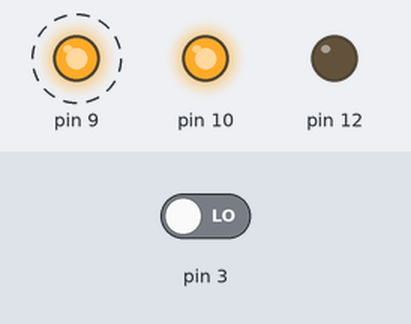
Simulated run of this sketch. Board: Arduino Uno, built with avr-gcc and run on an emulated ATmega328P. Shown: output pins drawn as LEDs (lit = HIGH). Dashed ring = blinking. The test bench sets the inputs (shaded band); at power-on: pin 3 LOW.

Above: at 4.8 s.
4.9 s: pin 3 driven HIGH
At 5.8 s:
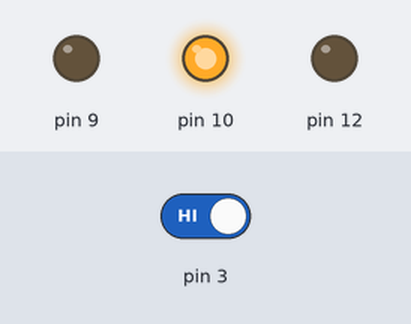
At 6.6 s:
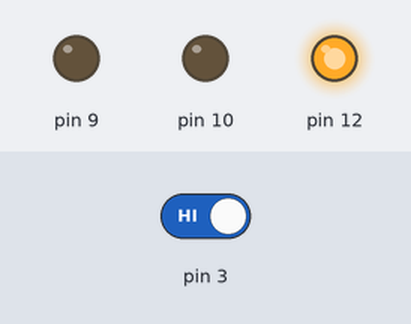
7.6 s: pin 3 driven LOW
At 11.6 s:
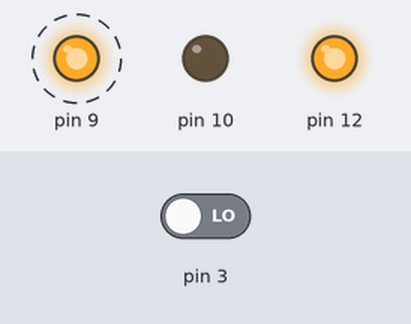
Timing chart, 0 to 19.5 s (numbered marks = the images above; inputs shaded):
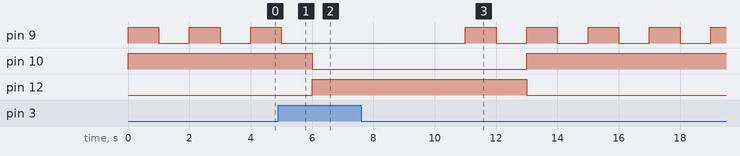

Measured:
- after the input at 4.9 s, pin 9: goes on until 5.0 s, then stays LOW; pin 10: HIGH → LOW after 1.1 s; pin 12: LOW → HIGH after 1.1 s
- after the input at 7.6 s, pin 9: alternates HIGH for 1.0 s and LOW for 1.0 s, starting after 5.4 s; pin 10: LOW → HIGH after 5.4 s; pin 12: HIGH → LOW after 5.4 s
- by itself, pin 9: alternates HIGH for 1.0 s and LOW for 1.0 s

The sketch:

sketch_Taster.ino
```cpp
void setup() {
  // put your setup code here, to run once:
pinMode(3, INPUT);
pinMode(12, OUTPUT);
pinMode(10, OUTPUT);
pinMode(9, OUTPUT);
}

void loop() {
  // put your main code here, to run repeatedly:
{if(digitalRead(3)== HIGH){
  digitalWrite(12, HIGH);
  digitalWrite(10, LOW);
  delay(5000);
} else {
  digitalWrite(12, LOW);
  digitalWrite(10,HIGH);
}}
{ digitalWrite(9,HIGH);
  delay(1000);
  digitalWrite(9,LOW);
  delay(1000);
}
}
```
